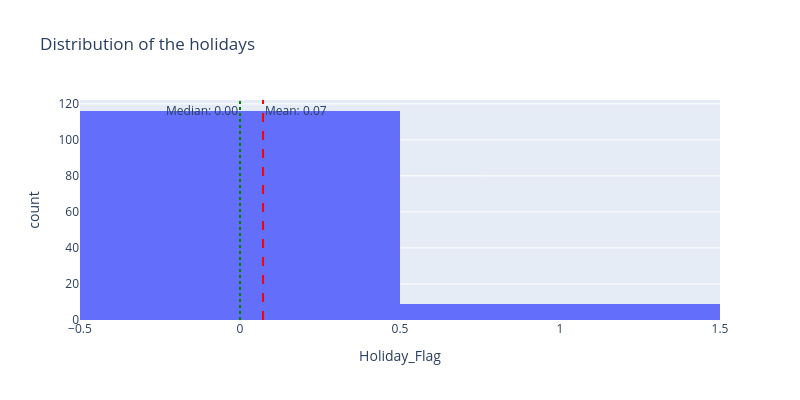

The notebook cell saved with this chart:
### Markdown cell above
### <a id='toc1_6_3_'></a>[Holiday](#toc0_)

### Code cell
# Calculate mean and median
mean_sales = df_cleaned_target['Holiday_Flag'].mean()
median_sales = df_cleaned_target['Holiday_Flag'].median()
fig = px.histogram(df_cleaned_target, x='Holiday_Flag', title="Distribution of the holidays", **GRAPH_SIZE_PARAMETERS)
# Add a vertical line for the mean
fig.add_vline(x=mean_sales, line_dash="dash", line_color="red",
              annotation_text=f"Mean: {mean_sales:.2f}",
              annotation_position="top right")

# Add a vertical line for the median
fig.add_vline(x=median_sales, line_dash="dot", line_color="green",
              annotation_text=f"Median: {median_sales:.2f}",
              annotation_position="top left")

fig.show()

### Figure 1 — Plotly figure (JSON) as saved in the notebook; plotly's stock layout.template omitted (floating-point values rounded to 4 significant figures; data arrays with more than 128 entries replaced by an {"elided": "..."} marker saying what was removed)
{"data": [{"bingroup": "x", "hovertemplate": "Holiday_Flag=%{x}<br>count=%{y}<extra></extra>", "legendgroup": "", "marker": {"color": "#636efa", "pattern": {"shape": ""}}, "name": "", "orientation": "v", "showlegend": false, "type": "histogram", "x": {"elided": "136 float values"}, "xaxis": "x", "yaxis": "y"}], "layout": {"annotations": [{"showarrow": false, "text": "Mean: 0.07", "x": 0.072, "xanchor": "left", "xref": "x", "y": 1, "yanchor": "top", "yref": "y domain"}, {"showarrow": false, "text": "Median: 0.00", "x": 0, "xanchor": "right", "xref": "x", "y": 1, "yanchor": "top", "yref": "y domain"}], "barmode": "relative", "height": 400, "legend": {"tracegroupgap": 0}, "shapes": [{"line": {"color": "red", "dash": "dash"}, "type": "line", "x0": 0.072, "x1": 0.072, "xref": "x", "y0": 0, "y1": 1, "yref": "y domain"}, {"line": {"color": "green", "dash": "dot"}, "type": "line", "x0": 0, "x1": 0, "xref": "x", "y0": 0, "y1": 1, "yref": "y domain"}], "title": {"text": "Distribution of the holidays"}, "width": 800, "xaxis": {"anchor": "y", "domain": [0, 1], "title": {"text": "Holiday_Flag"}}, "yaxis": {"anchor": "x", "domain": [0, 1], "title": {"text": "count"}}}}
